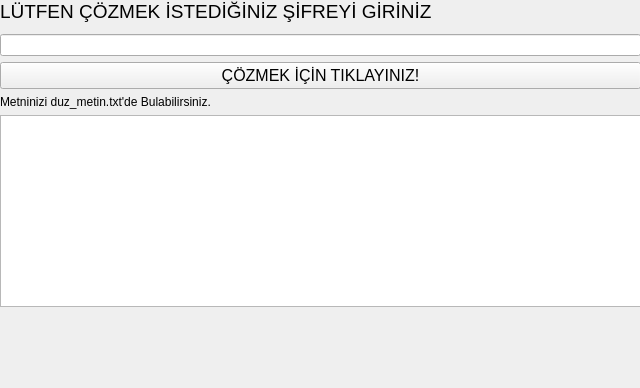
<?xml version="1.0" encoding="UTF-8"?>
<ui version="4.0">
 <class>OttoCrypto</class>
 <widget class="QMainWindow" name="OttoCrypto">
  <property name="geometry">
   <rect>
    <x>0</x>
    <y>0</y>
    <width>640</width>
    <height>388</height>
   </rect>
  </property>
  <property name="sizePolicy">
   <sizepolicy hsizetype="Fixed" vsizetype="Fixed">
    <horstretch>0</horstretch>
    <verstretch>0</verstretch>
   </sizepolicy>
  </property>
  <property name="minimumSize">
   <size>
    <width>640</width>
    <height>388</height>
   </size>
  </property>
  <property name="maximumSize">
   <size>
    <width>640</width>
    <height>388</height>
   </size>
  </property>
  <property name="windowTitle">
   <string>OttoCrypto Şifre Çözücü </string>
  </property>
  <property name="unifiedTitleAndToolBarOnMac">
   <bool>false</bool>
  </property>
  <widget class="QWidget" name="centralwidget">
   <property name="sizePolicy">
    <sizepolicy hsizetype="Fixed" vsizetype="Fixed">
     <horstretch>0</horstretch>
     <verstretch>0</verstretch>
    </sizepolicy>
   </property>
   <property name="minimumSize">
    <size>
     <width>640</width>
     <height>388</height>
    </size>
   </property>
   <property name="maximumSize">
    <size>
     <width>640</width>
     <height>388</height>
    </size>
   </property>
   <widget class="QWidget" name="verticalLayoutWidget">
    <property name="geometry">
     <rect>
      <x>0</x>
      <y>0</y>
      <width>641</width>
      <height>391</height>
     </rect>
    </property>
    <layout class="QVBoxLayout" name="verticalLayout">
     <item>
      <widget class="QLabel" name="lutfen">
       <property name="font">
        <font>
         <pointsize>14</pointsize>
        </font>
       </property>
       <property name="text">
        <string>LÜTFEN ÇÖZMEK İSTEDİĞİNİZ ŞİFREYİ GİRİNİZ</string>
       </property>
      </widget>
     </item>
     <item>
      <spacer name="verticalSpacer_2">
       <property name="orientation">
        <enum>Qt::Vertical</enum>
       </property>
       <property name="sizeType">
        <enum>QSizePolicy::Fixed</enum>
       </property>
       <property name="sizeHint" stdset="0">
        <size>
         <width>20</width>
         <height>5</height>
        </size>
       </property>
      </spacer>
     </item>
     <item>
      <widget class="QLineEdit" name="input"/>
     </item>
     <item>
      <widget class="QPushButton" name="pushButton">
       <property name="font">
        <font>
         <pointsize>12</pointsize>
        </font>
       </property>
       <property name="text">
        <string>ÇÖZMEK İÇİN TIKLAYINIZ!</string>
       </property>
      </widget>
     </item>
     <item>
      <widget class="QLabel" name="hash">
       <property name="text">
        <string>Metninizi duz_metin.txt'de Bulabilirsiniz.</string>
       </property>
      </widget>
     </item>
     <item>
      <widget class="QTextBrowser" name="textBrowser"/>
     </item>
     <item>
      <spacer name="verticalSpacer">
       <property name="orientation">
        <enum>Qt::Vertical</enum>
       </property>
       <property name="sizeHint" stdset="0">
        <size>
         <width>20</width>
         <height>40</height>
        </size>
       </property>
      </spacer>
     </item>
    </layout>
   </widget>
  </widget>
 </widget>
 <resources/>
 <connections/>
</ui>
